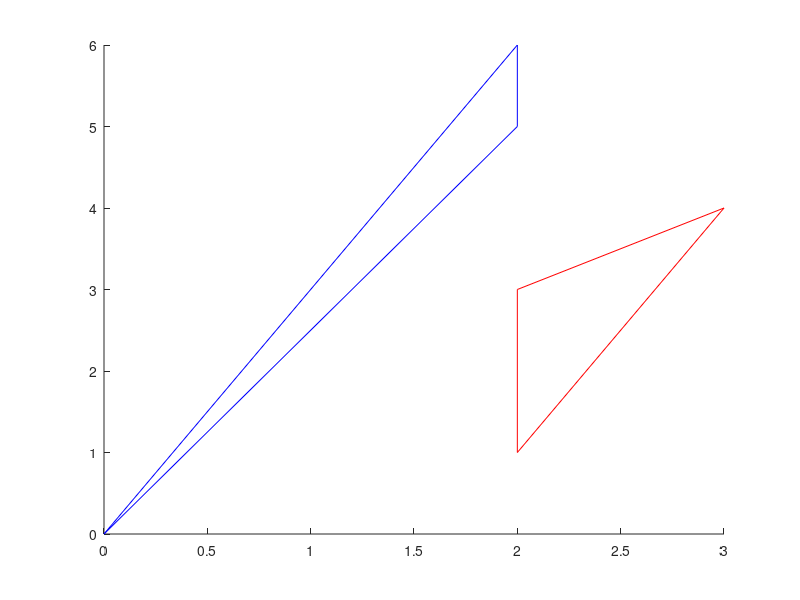

Here is the MATLAB script that generated this plot: (Note: this script raises an error after producing the figure.)
x = [2,2,3]; 
y = [1,3,4];
P1 = [x;y]';

x = [0,2,2];
y = [0,5,6];
P2 = [x;y]';

line([P1(:,1)' P1(1,1)],[P1(:,2)' P1(1,2)],'Color','r')
line([P2(:,1)' P2(1,1)],[P2(:,2)' P2(1,2)],'Color','b')

flag = triangle_intersection(P1,P2);
if flag == 1
    disp("Intersection")
else
    disp("No Intersection")
end